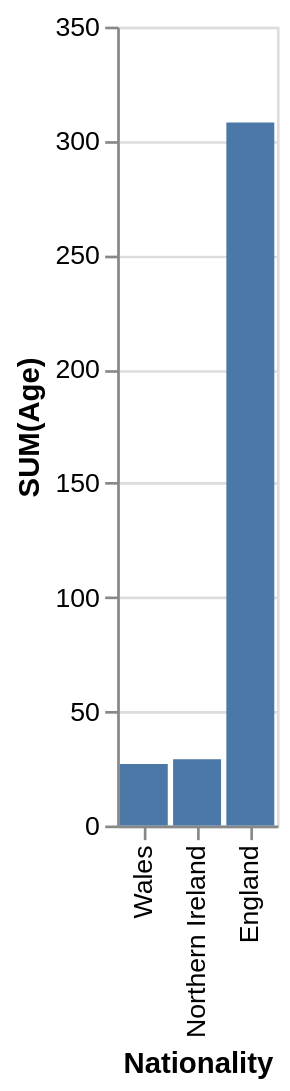

Source (Vega-Lite JSON):
### Vega-Lite specification from a JSON file in a GitHub repository (floating-point values rounded to 4 significant figures)
{"data": {"values": [{"x_data": "Wales", "y_data": 27}, {"x_data": "Northern Ireland", "y_data": 29}, {"x_data": "England", "y_data": 308}]}, "mark": "bar", "encoding": {"x": {"field": "x_data", "type": "nominal", "title": "Nationality", "sort": {"op": "sum", "field": "y_data", "order": "ascending"}}, "y": {"field": "y_data", "type": "quantitative", "title": "SUM(Age)"}}}
